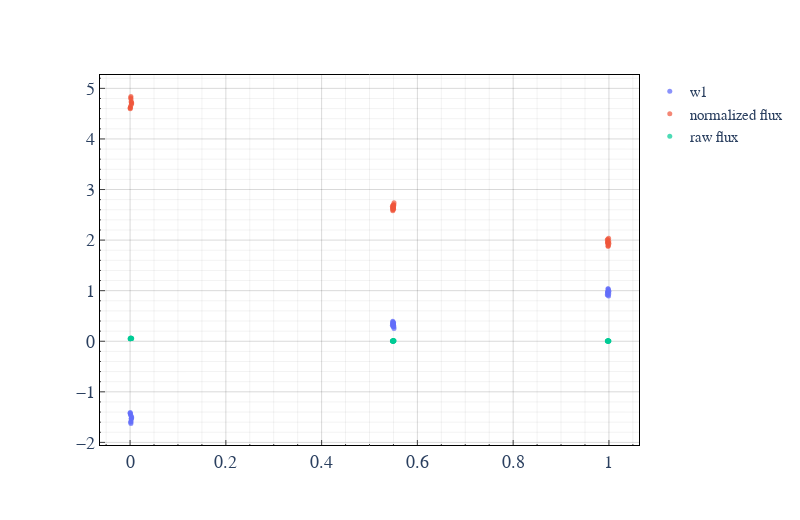

The notebook cell this image was saved under:
### Code cell
# ----------------------- Begin Work on Dataset ----------------------- # 
ex = buckets["nova"]["V569 Vul"]
flux = ex["raw"]["w1flux"]

ADJ = 0
DIV = 0.001
norm = np.arcsinh((flux - ADJ) /DIV)
tr1 = go.Scatter(
    x=ex["norm"]["day"],
    y=norm,
    marker=dict(size=5, opacity=0.7), name="normalized flux", mode='markers'
)

tr2 = go.Scatter(
    x=ex["norm"]["day"],
    y=flux,
    marker=dict(size=5, opacity=0.7), name="raw flux", mode='markers'
)

fig = plot_from_lightsource(ex, ["w1"])
fig.add_trace(tr1)
fig.add_trace(tr2)
fig.show()

print([n for n in flux])

### Figure 1 — Plotly figure (JSON) as saved in the notebook; plotly's stock layout.template omitted (floating-point values rounded to 4 significant figures)
{"data": [{"marker": {"opacity": 0.75, "size": 5}, "mode": "markers", "name": "w1", "type": "scatter", "x": [0, 0.0003578, 0.0007159, 0.0008946, 0.001253, 0.00179, 0.001969, 0.002326, 0.002505, 0.003042, 0.0034, 0.5478, 0.5481, 0.5485, 0.5487, 0.5489, 0.549, 0.5492, 0.5496, 0.5497, 0.5499, 0.5501, 0.5503, 0.5505, 0.5508, 0.5512, 0.9966, 0.997, 0.9975, 0.9977, 0.998, 0.998, 0.9982, 0.9986, 0.9987, 0.9993, 0.9996, 1], "y": [-1.423, -1.41, -1.433, -1.456, -1.603, -1.624, -1.58, -1.538, -1.52, -1.487, -1.51, 0.3157, 0.3428, 0.3782, 0.3954, 0.3025, 0.3535, 0.3625, 0.3231, 0.3461, 0.342, 0.2885, 0.3691, 0.3091, 0.2877, 0.2532, 0.9208, 0.98, 0.9159, 0.9594, 1.039, 0.9701, 0.9685, 1.033, 1.01, 0.8928, 0.9397, 0.9866]}, {"marker": {"opacity": 0.7, "size": 5}, "mode": "markers", "name": "normalized flux", "type": "scatter", "x": [0, 0.0003578, 0.0007159, 0.0008946, 0.001253, 0.00179, 0.001969, 0.002326, 0.002505, 0.003042, 0.0034, 0.5478, 0.5481, 0.5485, 0.5487, 0.5489, 0.549, 0.5492, 0.5496, 0.5497, 0.5499, 0.5501, 0.5503, 0.5505, 0.5508, 0.5512, 0.9966, 0.997, 0.9975, 0.9977, 0.998, 0.998, 0.9982, 0.9986, 0.9987, 0.9993, 0.9996, 1], "y": [4.612, 4.597, 4.623, 4.649, 4.814, 4.837, 4.788, 4.741, 4.721, 4.684, 4.71, 2.669, 2.639, 2.6, 2.58, 2.683, 2.627, 2.617, 2.661, 2.635, 2.64, 2.699, 2.61, 2.676, 2.7, 2.738, 2.004, 1.941, 2.01, 1.963, 1.877, 1.951, 1.953, 1.883, 1.908, 2.035, 1.984, 1.934]}, {"marker": {"opacity": 0.7, "size": 5}, "mode": "markers", "name": "raw flux", "type": "scatter", "x": [0, 0.0003578, 0.0007159, 0.0008946, 0.001253, 0.00179, 0.001969, 0.002326, 0.002505, 0.003042, 0.0034, 0.5478, 0.5481, 0.5485, 0.5487, 0.5489, 0.549, 0.5492, 0.5496, 0.5497, 0.5499, 0.5501, 0.5503, 0.5505, 0.5508, 0.5512, 0.9966, 0.997, 0.9975, 0.9977, 0.998, 0.998, 0.9982, 0.9986, 0.9987, 0.9993, 0.9996, 1], "y": [0.05034, 0.0496, 0.0509, 0.05223, 0.06159, 0.06303, 0.06002, 0.05727, 0.05612, 0.05409, 0.0555, 0.007177, 0.006962, 0.006691, 0.006563, 0.007283, 0.006879, 0.00681, 0.007117, 0.006936, 0.006968, 0.007398, 0.00676, 0.00723, 0.007405, 0.007697, 0.003643, 0.00341, 0.003664, 0.003489, 0.003191, 0.003448, 0.003454, 0.003212, 0.003295, 0.003759, 0.003567, 0.003385]}], "layout": {"font": {"family": "Times New Roman", "size": 18}, "height": 520, "legend": {"bgcolor": "rgba(0, 0, 0, 0)", "font": {"family": "monospace", "size": 15}, "x": 1.02, "xanchor": "left"}, "margin": {"b": 75, "l": 100, "pad": 0, "r": 100, "t": 75}, "plot_bgcolor": "rgba(0, 0, 0, 0)", "showlegend": true, "title": {"font": {"size": 18}}, "width": 800, "xaxis": {"gridcolor": "rgba(0, 0, 0, .15)", "linecolor": "black", "minor": {"gridcolor": "rgba(1, 1, 1, .05)", "showgrid": true, "ticklen": 1, "ticks": "inside"}, "mirror": true, "showgrid": true, "showline": true, "ticks": "inside", "title": {"font": {"size": 18}}, "zeroline": false, "zerolinecolor": "rgba(0, 0, 0, .15)"}, "yaxis": {"gridcolor": "rgba(0, 0, 0, .15)", "linecolor": "black", "minor": {"gridcolor": "rgba(1, 1, 1, .05)", "showgrid": true, "ticklen": 1, "ticks": "inside"}, "mirror": true, "showgrid": true, "showline": true, "ticks": "inside", "title": {"font": {"size": 18}}, "zeroline": false, "zerolinecolor": "rgba(0, 0, 0, .15)"}}}
